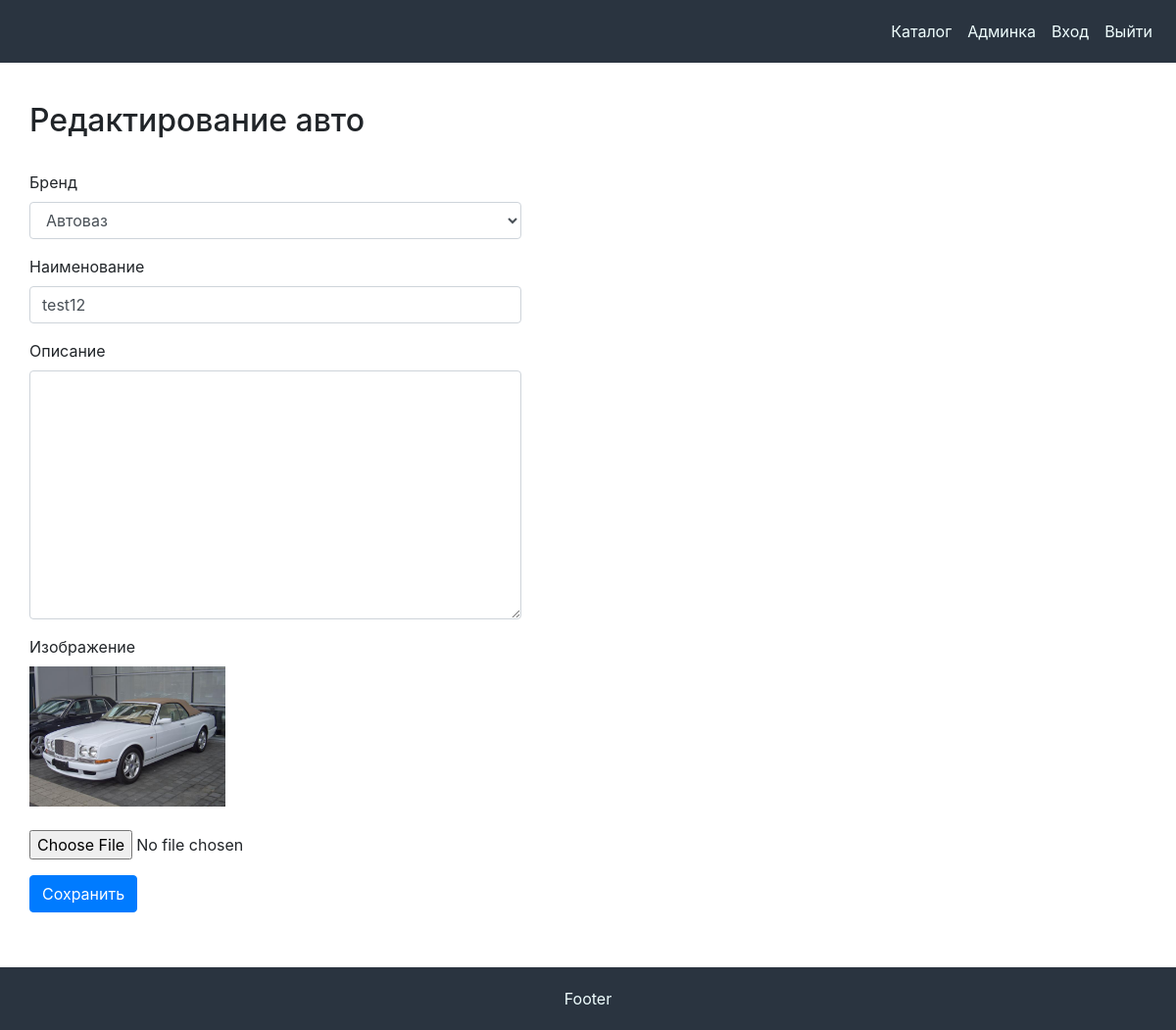
Page /admin/product/update/41 (signed in) on the committed database.
### tables this page shows
CREATE TABLE `product_model` (
  `id` int(11) NOT NULL,
  `brand_id` int(11) DEFAULT NULL,
  `user_id` int(11) NOT NULL,
  `name` varchar(255) NOT NULL,
  `description` text,
  `image` text
);

CREATE TABLE `product_brand` (
  `id` int(11) NOT NULL,
  `name_brand` varchar(255) NOT NULL,
  `description` text,
  `sort_order` int(11) NOT NULL DEFAULT '1',
  `status` int(11) NOT NULL DEFAULT '1'
);

### config/routes.php (called while the page is built)
<?php
return [
	'products/([0-9]+)' => 'product/view/$1',
	'products/page-([0-9]+)' => 'product/index/$1',
	'products' => 'product/index',
	'logout' => 'user/logout',
	'login' => 'user/login',
    'admin/product/create' => 'adminProduct/create',
    'admin/product/update/([0-9]+)' => 'adminProduct/update/$1',
    'admin/product/delete/([0-9]+)' => 'adminProduct/delete/$1',
	'admin/product' => 'adminProduct/index',
	'admin' => 'admin/index',
	'' => 'site/index',
];

### controllers/AdminProductController.php (called while the page is built, shortened)
<?php
class AdminProductController extends AdminBase
{
	public function actionUpdate($id)
	{
		$brandList = Brand::getBrandsListAdmin();
		$product = Product::getProductById($id);
		require_once ROOT.'/views/admin_product/update.php';
		return true;
	}
}

### index.php (called while the page is built, shortened)
<?php
$router = new components\Router;
$router->run();

### models/Brand.php (called while the page is built, shortened)
<?php
class Brand
{
	public static function getBrandsListAdmin()
	{
		$connect = Db::getConnection();
		$result = $connect->query('SELECT id, name_brand, description, sort_order, status FROM product_brand ORDER BY sort_order ASC');
        $brandList = array();
        $i = 0;
        while ($row = $result->fetch()) {
            $brandList[$i]['id'] = $row['id'];
            $brandList[$i]['name_brand'] = $row['name_brand'];
            $brandList[$i]['description'] = $row['description'];
            $brandList[$i]['sort_order'] = $row['sort_order'];
            $brandList[$i]['status'] = $row['status'];
            $i++;
        }
        return $brandList;
	}
}
?>

### models/Product.php (called while the page is built, shortened)
<?php
class Product
{
	public static function getProductById($id)
	{
		$connect = Db::getConnection();
		$sql = "SELECT * FROM product_model WHERE id = {$id}";
		$result = $connect->prepare($sql);
		$result->setFetchMode(\PDO::FETCH_ASSOC);
		$result->execute();
		return $result->fetch();
	}
}

### views/admin_product/update.php (the view, shortened to what this page needs)
<?php include ROOT.'/views/layouts/_header.php'; ?>
<section>
	<div class="container">
		<div class="row mb-4">
			<h2>Редактирование авто</h2>
		</div>
		<div class="row">
			<form method="POST" enctype="multipart/form-data">
				<div class="form-group">
					<label>Бренд</label>
					<select class="form-control" name="brand_id" id="">
					<?php foreach ($brandList as $brand): ?>
						<option value="<?= $brand['id']; ?>" <?php if($product['brand_id'] == $brand['id']) {echo 'selected';} ?>>
							<?= $brand['name_brand']; ?>
						</option>
					<?php endforeach ?>
					</select>
				</div>
				<div class="form-group">
					<label>Наименование</label>
					<input type="text" class="form-control" name="name" value="<?= $product['name']; ?>">
				</div>
				<div class="form-group">
					<label>Описание</label>
					<textarea rows="10" cols="45" class="form-control" name="description"><?= $product['description']; ?></textarea>
				</div>
				<div class="form-group">
					<label>Изображение</label>
					<div class="mb-4">
						<image src="/assets/image/product/<?= $product['image']; ?>" width="200">
					</div>
					<input type="file" class="form-control-file" name="image" value="<?= $product['image']; ?>">
				</div>
				<div class="form-group">
					<input type="submit" class="btn btn-primary" name="submit" value="Сохранить">
				</div>
			</form>
		</div>
	</div>
</section>
<?php include ROOT.'/views/layouts/_footer.php'; ?>

### components/Router.php (shortened to what this page needs)
<?php
class Router
{
	private $routes;
	public function __construct()
	{
		$routesPath = ROOT.'/config/routes.php';
		$this->routes = include($routesPath);
	}
	public function run()
	{
		$url = $this->getUrl();
		foreach ($this->routes as $urlPattern => $path) {
			if (preg_match("~$urlPattern~", $url)) {
				$internalRoute = preg_replace("~$urlPattern~", $path, $url);
				$segments = explode('/', $internalRoute);
				$controllerName = array_shift($segments).'Controller';
				$actionName = 'action'. ucfirst(array_shift($segments));
				$parameters = $segments;
				$controllerObject = new $controllerName;
				$result = call_user_func_array(array($controllerObject, $actionName), $parameters);
				if ($result != null) {
					break;
				}
			}
		}
	}
	public function getUrl()
	{
		if (!empty($_SERVER['REQUEST_URI'])) {
			return trim($_SERVER['REQUEST_URI'], '/');
		}
	}
}

### views/layouts/_header.php (shortened to what this page needs)
<!DOCTYPE html>
<html lang="en">
<head>
	<link href="/assets/css/font-awesome.min.css" rel="stylesheet">
	<link rel="stylesheet" href="/assets/css/bootstrap.min.css" type="text/css">
	<link rel="stylesheet" href="/assets/css/main.css" type="text/css">
</head>
<body>
	<header class="header">
		<nav class="navbar navbar-expand-lg">
		  <div class="collapse navbar-collapse" id="navbarNav">
		    <ul class="navbar-nav">
		      <li class="nav-item">
		        <a class="nav-link" href="/products">Каталог</a>
		      </li>
		      <li class="nav-item">
		        <a class="nav-link" href="/admin">Админка</a>
		      </li>
		      <li class="nav-item">
		        <a class="nav-link" href="/login">Вход</a>
		      </li>
		      <li class="nav-item">
		        <a class="nav-link" href="/logout">Выйти</a>
		      </li>
		    </ul>
		  </div>
		</nav>
	</header>
	<div class="wrapper">

### views/layouts/_footer.php
	</div>
	<footer class="footer">
		Footer
	</footer>
</body>
</html>

### assets/css/main.css (style rules this page uses)
html, body { height: 100%; }
body { display: flex; flex-direction: column; }
.wrapper { flex: 1 0 auto; }
header { color: #f0ffff; display: flex; justify-content: flex-end; align-items: center; min-height: 4rem; background-color: #2A3440; }
header a { color: #f0ffff; }
section { margin-top: 40px; margin-bottom: 40px; }
footer { color: #f0ffff; display: flex; justify-content: center; align-items: center; min-height: 4rem; background-color: #2A3440; flex-shrink: 0; }

### rows in the picture
product_model: brand_id "Автоваз", name "test12", image (picture)
